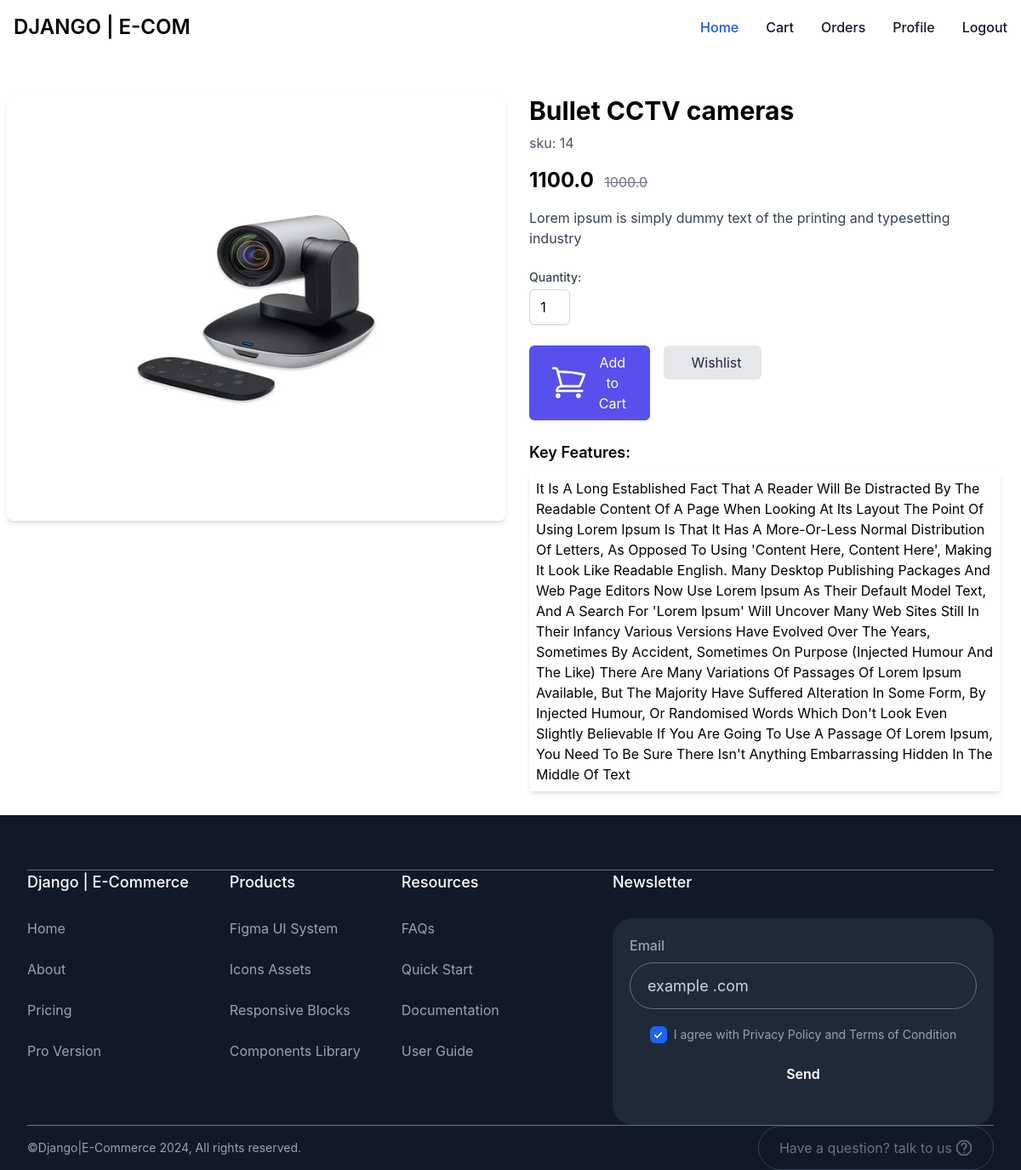
/product_detail/14/ (signed in), run on the app's committed database.
### App_Shop/models.py (models this page shows, shortened)
class Product(models.Model):
    mainimage=models.ImageField(upload_to="products/",blank=True)
    name=models.CharField( max_length=250)
    category=models.ForeignKey(Category, on_delete=models.CASCADE,related_name="category")
    preview_text=models.TextField(max_length="140",verbose_name="preview_text")
    detail_text=models.TextField(max_length="1000",verbose_name="detail_text")
    price=models.FloatField()
    old_price=models.FloatField(default=0.00)
    created=models.DateTimeField( auto_now_add=True)
    class Meta:
        ordering=['-created',]

### App_Shop/views.py (the view)
# urls.py: path("product_detail/<pk>/",views.Product_Detail.as_view(),name="product_detail"),
class Product_Detail(LoginRequiredMixin,DetailView):
    model=Product
    template_name="App_Shop/product_detail.html"

### templates/App_Shop/product_detail.html (shortened to what this page needs)
{% extends "base.html" %}
  {% block content %}
  <div>
    <div class="mt-10">
      <div
        class="p-2 grid gap-3 sm:grid-cols-1 md:grid-cols-2 lg:grid-cols-2 xl:grid-cols-2"
      >
        <div>
          <img
            src="{{object.mainimage.url}}"
            alt="Product-image"
            class="w-full rounded-lg shadow-md mb-4"
            style="height: 500px"
            id=""
          />
        </div>
        <div>
          <div class="w-full md:w-1/2 px-4">
            <h2 class="text-3xl font-bold mb-2">{{object.name}}</h2>
            <p class="text-gray-600 mb-4">sku: {{object.id}}</p>
            <div class="mb-4">
              <span class="text-2xl font-bold mr-2">{{object.price}}</span>
              <span class="text-gray-500 line-through"
                >{{object.old_price}}</span
              >
            </div>
            <p class="text-gray-700 mb-6">{{object.preview_text}}</p>
            <div class="mb-6">
              <label
                for="quantity"
                class="block text-sm font-medium text-gray-700 mb-1"
                >Quantity:</label
              >
              <input
                type="number"
                id="quantity"
                name="quantity"
                min="1"
                value="1"
                class="w-12 text-center rounded-md border-gray-300 shadow-sm focus:border-indigo-300 focus:ring focus:ring-indigo-200 focus:ring-opacity-50"
              />
            </div>
            <div class="flex space-x-4 mb-6">
              <a href="{% url "App_Order:add" pk=object.pk %}">
                <button
                  class="bg-indigo-600 flex gap-2 items-center text-white px-6 py-2 rounded-md hover:bg-indigo-700 focus:outline-none focus:ring-2 focus:ring-indigo-500 focus:ring-offset-2"
                >
                  Add to Cart
                </button>
              </a>
              <a href="">
                <button
                  class="bg-gray-200 flex gap-2 items-center text-gray-800 px-6 py-2 rounded-md hover:bg-gray-300 focus:outline-none focus:ring-2 focus:ring-gray-500 focus:ring-offset-2"
                >
                  Wishlist
                </button>
              </a>
            </div>
            <div class="mb-5">
              <h3 class="text-lg font-semibold mb-2">Key Features:</h3>
              <div class="p-2 shadow-md rounded">
                <p class="capitalize">{{object.detail_text}}</p>
              </div>
            </div>
          </div>
        </div>
      </div>
    </div>
  </div>
  {% endblock content %}

### data on the page
Product: mainimage (picture), name "Bullet CCTV cameras", id "14", price "1100.0", old_price "1000.0", preview_text "Lorem ipsum is simply dummy text of the printing and typesetting industry", detail_text "It Is A Long Established Fact That A Reader Will Be Distracted By The Readable Content Of A Page When Looking At Its Layout The Point Of Using Lorem Ipsum Is That It Has A More-Or-Less Normal Distribution Of Letters, As Opposed To Using 'content Here, Content Here', Making It Look Like Readable English. Many Desktop Publishing Packages And Web Page Editors Now Use Lorem Ipsum As Their Default Model Text, And A Search For 'lorem Ipsum' Will Uncover Many Web Sites Still In Their Infancy Various Versions Have Evolved Over The Years, Sometimes By Accident, Sometimes On Purpose (Injected Humour And The Like) There Are Many Variations Of Passages Of Lorem Ipsum Available, But The Majority Have…"
